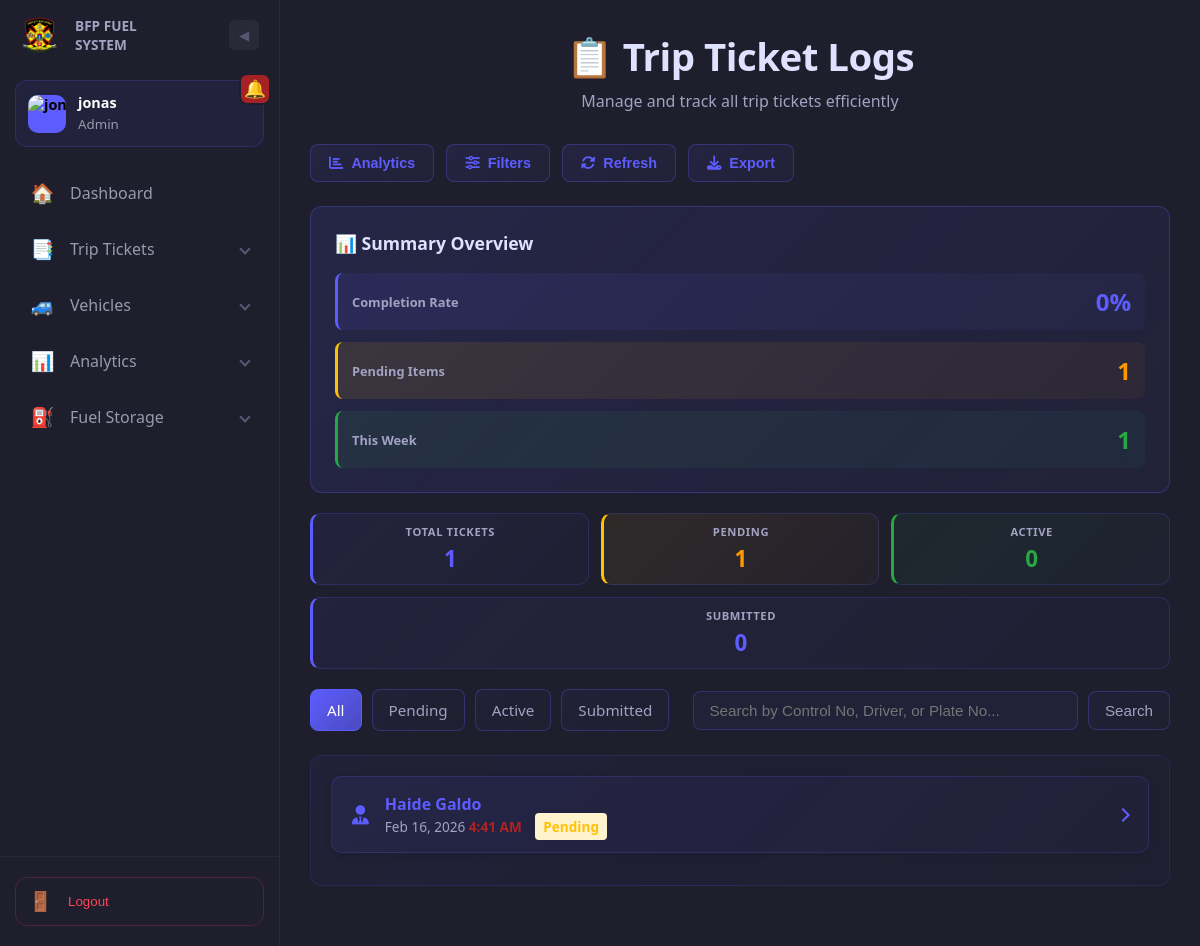
Page /trip_ticket_dashboard.php (signed in) on the committed database.
### tables this page shows
CREATE TABLE `trip_tickets` (
  `id` int(11) NOT NULL,
  `control_no` varchar(50) NOT NULL,
  `ticket_date` date NOT NULL,
  `driver_id` int(11) DEFAULT NULL,
  `vehicle_plate_no` varchar(20) NOT NULL,
  `authorized_passenger` varchar(255) DEFAULT NULL,
  `places_to_visit` text DEFAULT NULL,
  `purpose` text DEFAULT NULL,
  `dep_office_time` varchar(20) DEFAULT NULL,
  `arr_location_time` varchar(20) DEFAULT NULL,
  `dep_location_time` varchar(20) DEFAULT NULL,
  `arr_office_time` varchar(20) DEFAULT NULL,
  `approx_distance` decimal(10,2) DEFAULT NULL,
  `speedometer_start` int(11) DEFAULT NULL,
  `speedometer_end` int(11) DEFAULT NULL,
  `gas_balance_start` decimal(10,2) DEFAULT NULL,
  `gas_issued_office` decimal(10,2) DEFAULT NULL,
  `gas_added_trip` decimal(10,2) DEFAULT NULL,
  `gas_total` decimal(10,2) DEFAULT NULL,
  `gas_used_trip` decimal(10,2) DEFAULT NULL,
  `gas_balance_end` decimal(10,2) DEFAULT NULL,
  `gear_oil_issued` decimal(10,2) DEFAULT NULL,
  `lub_oil_issued` decimal(10,2) DEFAULT NULL,
  `grease_issued` decimal(10,2) DEFAULT NULL,
  `remarks` text DEFAULT NULL,
  `authorized_by` varchar(100) DEFAULT NULL,
  `auth_date` date DEFAULT NULL,
  `created_at` timestamp NOT NULL DEFAULT current_timestamp(),
  `status` enum('Pending','Active','Submitted') NOT NULL DEFAULT 'Pending',
  `qr_code` varchar(255) DEFAULT NULL,
  `passenger_1_name` varchar(255) DEFAULT NULL,
  `passenger_1_date` date DEFAULT NULL,
  `passenger_2_name` varchar(255) DEFAULT NULL,
  `passenger_2_date` date DEFAULT NULL,
  `passenger_3_name` varchar(255) DEFAULT NULL,
  `passenger_3_date` date DEFAULT NULL
);

CREATE TABLE `drivers` (
  `driver_id` int(11) NOT NULL,
  `full_name` varchar(100) NOT NULL,
  `license_no` varchar(50) DEFAULT NULL,
  `status` enum('active','inactive') DEFAULT 'active'
);

### trip_ticket_dashboard.php (the view, shortened to what this page needs)
<?php
include("db_connect.php");
$status_filter = isset($_GET['status']) ? $_GET['status'] : 'all';
$search = isset($_GET['search']) ? trim($_GET['search']) : '';
$query = "SELECT tt.id, tt.control_no, tt.ticket_date, tt.driver_id, d.full_name,
                 tt.vehicle_plate_no as plate_no, tt.status, tt.created_at, tt.qr_code
          FROM trip_tickets tt
          LEFT JOIN drivers d ON tt.driver_id = d.driver_id
          WHERE 1=1";
$params = [];
$query .= " ORDER BY tt.created_at DESC";
$stmt = $pdo->prepare($query);
$stmt->execute($params);
$tickets = $stmt->fetchAll();
try {
    $count_stmt = $pdo->query("SELECT status, COUNT(*) as count FROM trip_tickets WHERE status IS NOT NULL GROUP BY status");
    $status_counts = $count_stmt->fetchAll(PDO::FETCH_KEY_PAIR);
} catch (PDOException $e) {
    $status_counts = [];
}
$total_count = array_sum($status_counts);
?>
<!DOCTYPE html>
<html lang="en">
<head>
    <link rel="stylesheet" href="https://cdnjs.cloudflare.com/ajax/libs/font-awesome/6.4.0/css/all.min.css"/>
</head>
<body>
<div class="wrapper">
    <?php include("Components/Sidebar.php")?>
    <main>
        <div class="dashboard-header">
            <h1>📋 Trip Ticket Logs</h1>
            <p>Manage and track all trip tickets efficiently</p>
            <div class="header-controls">
                <button class="control-btn" onclick="toggleAnalyticsSection()" title="Toggle analytics section">
                    <i class="fas fa-chart-bar"></i> Analytics
                </button>
                <button class="control-btn" onclick="toggleAdvancedFilters()" title="Toggle advanced filters">
                    <i class="fas fa-sliders-h"></i> Filters
                </button>
                <button class="control-btn" onclick="refreshDashboard()" title="Refresh dashboard">
                    <i class="fas fa-sync-alt"></i> Refresh
                </button>
                <button class="control-btn" onclick="exportData()" title="Export data to CSV">
                    <i class="fas fa-download"></i> Export
                </button>
            </div>
            <div class="dashboard-main">
                <div class="left-panel">
                    <div class="summary-box">
                        <h3>📊 Summary Overview</h3>
                        <div class="summary-items">
                            <div class="summary-item">
                                <label>Completion Rate</label>
                                <div class="value"><?php echo $total_count > 0 ? round((($status_counts['Submitted'] ?? 0) / $total_count) * 100) : 0; ?>%</div>
                            </div>
                            <div class="summary-item">
                                <label>Pending Items</label>
                                <div class="value"><?php echo $status_counts['Pending'] ?? 0; ?></div>
                            </div>
                            <div class="summary-item">
                                <label>This Week</label>
                                <div class="value"><?php echo count(array_filter($tickets, function($t) { return strtotime($t['created_at']) > strtotime('-7 days'); })); ?></div>
                            </div>
                        </div>
                    </div>
                </div>
                <div class="right-panel">
                    <div class="stats inline-stats">
                        <div class="stat-card">
                            <h3>Total Tickets</h3>
                            <p class="number"><?php echo $total_count ?? 0; ?></p>
                        </div>
                        <div class="stat-card">
                            <h3>Pending</h3>
                            <p class="number"><?php echo $status_counts['Pending'] ?? 0; ?></p>
                        </div>
                        <div class="stat-card">
                            <h3>Active</h3>
                            <p class="number"><?php echo $status_counts['Active'] ?? 0; ?></p>
                        </div>
                        <div class="stat-card">
                            <h3>Submitted</h3>
                            <p class="number"><?php echo $status_counts['Submitted'] ?? 0; ?></p>
                        </div>
                    </div>
            </div>
        </div>
        <div class="filter-controls">
            <form method="get" id="filterForm" style="display: flex; gap: 1.5rem; width: 100%; align-items: center;">
                <div class="date-filters">
                    <div style="display: flex; gap: 10px;">
                        <a href="?status=all" class="date-select" style="text-decoration: none; <?php echo $status_filter === 'all' ? 'background: linear-gradient(135deg, var(--accent-blue) 0%, rgba(93, 93, 255, 0.7) 100%); color: white; border-color: var(--accent-blue);' : ''; ?>">All</a>
                        <a href="?status=Pending" class="date-select" style="text-decoration: none; <?php echo $status_filter === 'Pending' ? 'background: linear-gradient(135deg, var(--accent-blue) 0%, rgba(93, 93, 255, 0.7) 100%); color: white; border-color: var(--accent-blue);' : ''; ?>">Pending</a>
                        <a href="?status=Active" class="date-select" style="text-decoration: none; <?php echo $status_filter === 'Active' ? 'background: linear-gradient(135deg, var(--accent-blue) 0%, rgba(93, 93, 255, 0.7) 100%); color: white; border-color: var(--accent-blue);' : ''; ?>">Active</a>
                        <a href="?status=Submitted" class="date-select" style="text-decoration: none; <?php echo $status_filter === 'Submitted' ? 'background: linear-gradient(135deg, var(--accent-blue) 0%, rgba(93, 93, 255, 0.7) 100%); color: white; border-color: var(--accent-blue);' : ''; ?>">Submitted</a>
                    </div>
                </div>
                <div style="display: flex; gap: 10px; flex: 1; align-items: center;">
                    <input type="text" name="search" placeholder="Search by Control No, Driver, or Plate No..." value="<?php echo htmlspecialchars($search); ?>" style="flex: 1; padding: 10px 15px; border: 1px solid rgba(93, 93, 255, 0.3); border-radius: 8px; font-size: 0.95rem; background: rgba(93, 93, 255, 0.05); color: var(--text-primary);">
                    <button type="submit" class="date-select" style="cursor: pointer;">Search</button>
                </div>
            </form>
        </div>
        <div class="trip-list">
            <?php if (count($tickets) > 0): ?>
                <?php foreach ($tickets as $row): ?>
                <div class="trip-item" onclick="toggleTrip(this)">
                    <div class="trip-summary">
                        <div class="summary-left">
                            <i class="fas fa-user-tie"></i>
                            <div class="driver-info">
                                <div class="driver-name"><?= htmlspecialchars($row['full_name'] ?? 'N/A') ?></div>
                                <div class="trip-datetime">
                                    <?= date('M d, Y', strtotime($row['ticket_date'])) ?>
                                    <span style="color: var(--bfp-red); font-weight: 600;"><?= date('g:i A', strtotime($row['created_at'])) ?></span>
                                    <?php
                                        $status = isset($row['status']) ? $row['status'] : 'Pending';
                                        if ($status === 'Submitted') {
                                            $status_color = '#28a745';
                                            $status_bg = '#d4edda';
                                        } elseif ($status === 'Active') {
                                            $status_color = '#17a2b8';
                                            $status_bg = '#d1ecf1';
                                        } else {
                                            $status_color = '#ffc107';
                                            $status_bg = '#fff3cd';
                                        }
                                    ?>
                                    <span style="margin-left: 10px; padding: 4px 8px; background: <?= $status_bg ?>; color: <?= $status_color ?>; border-radius: 4px; font-size: 0.85rem; font-weight: bold;">
                                        <?= htmlspecialchars($status) ?>
                                    </span>
                                </div>
                            </div>
                        </div>
                        <div class="summary-right">
                            <i class="arrow-expand"></i>
                        </div>
                    </div>
                </div>
                <?php endforeach; ?>
            <?php else: ?>
                <div class="no-data">No trip ticket logs found</div>
            <?php endif; ?>
        </div>
    </main>
</div>
</body>
</html>

### Components/Sidebar.php (style rules this page uses)
:root { --bfp-red: #B22222; --sidebar-bg: #1e1e2d; --active-gradient: linear-gradient(90deg, rgba(80, 80, 255, 0.15) 0%, rgba(80, 80, 255, 0) 100%); --sidebar-width: 280px; --sidebar-collapsed-width: 80px; --transition-speed: 0.4s; }

### rows in the picture
trip_tickets: driver.full_name "Haide Galdo", ticket_date "Feb 16, 2026", created_at "4:41 AM", status "Pending"

### other values in the picture
$userName "jonas"
$userRole "Admin"
$status_counts['Pending'] "1"
$total_count "1"
$status_counts['Active'] "0"
$status_counts['Submitted'] "0"
